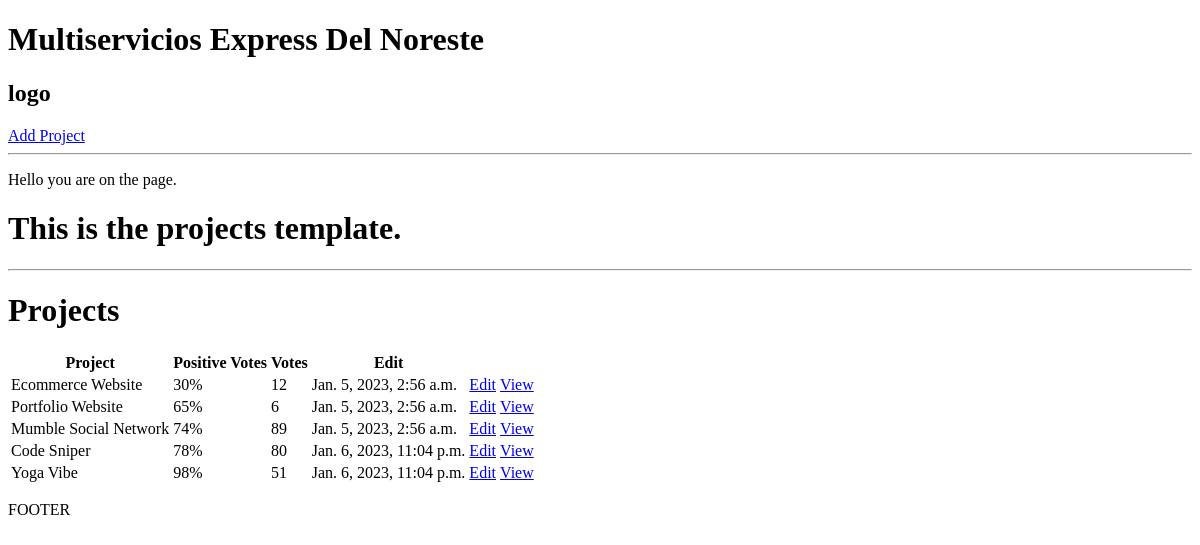
Before: / with the older database file.
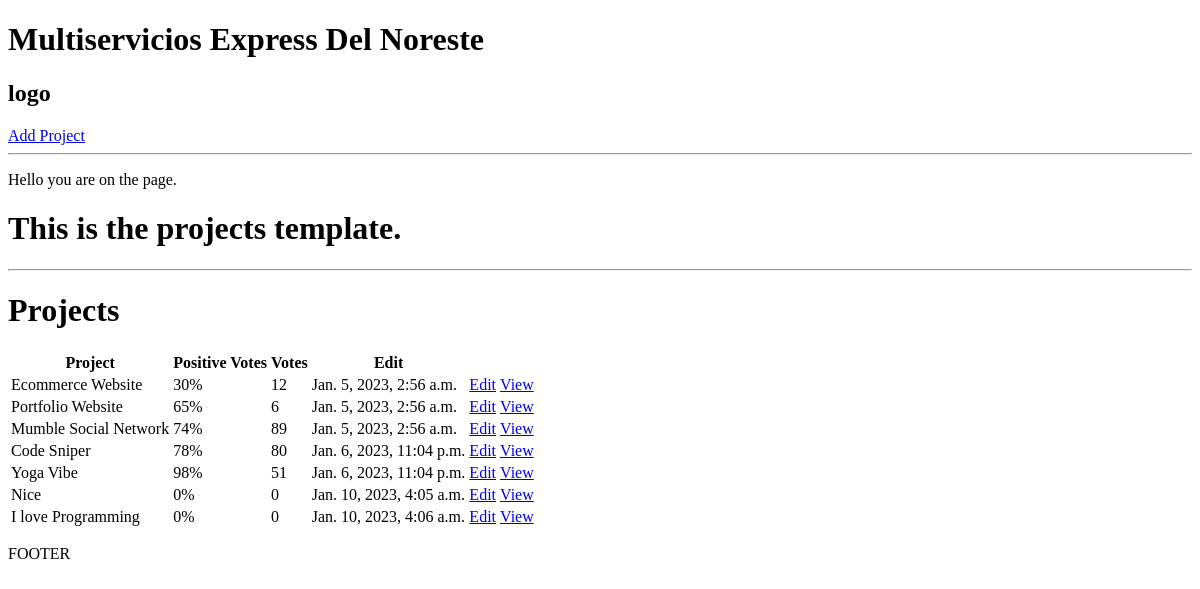
After: the same page with the newer database file.
### projects/models.py (models this page shows, shortened)
class Project(models.Model):
    title = models.CharField(max_length=150)
    description = models.TextField(null=True, blank=True)
    demo_link = models.CharField(max_length=2000, null=True, blank=True)
    source_link = models.CharField(max_length=2000, null=True, blank=True)
    tags = models.ManyToManyField('Tag', blank=True)
    vote_total = models.IntegerField(default=0, null=True, blank=True)
    vote_ratio = models.IntegerField(default=0, null=True, blank=True)
    created = models.DateTimeField(auto_now_add=True)
    id = models.UUIDField(default=uuid.uuid4, unique=True, primary_key=True, editable=False)

### projects/views.py (the view)
# urls.py: path('', include('projects.urls'))
def projects(request):
    projects = Project.objects.all()
    context = {'projects': projects}
    return render(request, 'projects/projects.html', context)

### projects/templates/projects/projects.html (shortened to what this page needs)
<!DOCTYPE html>
<html lang="en">
<head>
</head>
<body>
{% extends 'main.html' %}
{% block content %}
<p> Hello you are on the {{page}} page.</p>
<h1>This is the projects template.</h1>
<hr>
    <h1>Projects</h1>
    <table>
        <tr>
            <th>Project</th>
            <th>Positive Votes</th>
            <th>Votes</th>
            <th>Edit</th>
        </tr>
        {% for project in projects %}
            <tr>
                <td>{{ project.title }}</td>
                <td>{{ project.vote_ratio }}%</td>
                <td>{{ project.vote_total }}</td>
                <td>{{ project.created }}</td>
                <td><a href="{% url 'update-project' project.id %}">Edit</a></td>
                <td><a href="{% url 'project' project.id %}">View</a></td>
            </tr>
        {% endfor %}
    </table>
</body>
{% endblock content %}

### templates/main.html (shortened to what this page needs)
<!DOCTYPE html>
<html lang="en">
<head>
</head>
<body>
    {% include 'navbar.html' %}
    {% block content %}
    {% endblock content %}
    <p>FOOTER</p>
</body>
</html>

### templates/navbar.html (shortened to what this page needs)
<!DOCTYPE html>
<html lang="en">
<head>
</head>
<body>
<h1>Multiservicios Express Del Noreste</h1>
<h2>logo</h2>
<a href="{% url 'create-project' %}">Add Project</a>
<hr>
</body>
</html>

Changed rows visible on the page:
added Project: title "Nice", vote_ratio "0", vote_total "0", created "Jan. 10, 2023, 4:05 a.m."
added Project: title "I love Programming", vote_ratio "0", vote_total "0", created "Jan. 10, 2023, 4:06 a.m."
